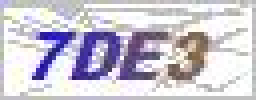
#> input picture 网络爬虫开发实战/5.验证码识别/code.jpg, 64 x 25 px (shown 4 times larger)
$ jupyter execute --allow-errors '1.图像验证码识别.ipynb'   (shell and % lines are left out)
#> lines starting #> are read from the running program, lines starting #| are printed output that depends on the picture; after the words box and inside, x2 and y2 are one past the last pixel; in counts of white or black regions, pixels touching at a corner belong together
[cell 1]
# 我们拿知网举例https://my.cnki.net/Register/CheckCode.aspx
# 首先安装tesseract，地址 https://github.com/tesseract-ocr/tesseract
# exe下载地址：https://github.com/UB-Mannheim/tesseract/wiki
# tesserocr模块可以直接到 https://github.com/simonflueckiger/tesserocr-windows_build/releases 下载
# 使用pip install tesserocr-2.5.2-cp37-cp37m-win_amd64.whl 来安装
# 安装对应的包

[cell 2]
import tesserocr
from PIL import Image

image = Image.open('code.jpg')
#> image is the input picture: PIL image 64x25 RGB; mean R, G, B 202.6, 198.3, 209.7
# 识别图片，如果提示没有test data那么就自己到安装目录把那个文件夹直接拷贝到python安装目录下
#> (the rest of this cell did not finish here and is left out)

[cell 3]
# 还有一个更简单的方法
print(tesserocr.file_to_text('code.jpg'))
#> (this line was passed over: tesserocr is not available in this run)

[cell 4]
# 为了提高正确率，我们可以转换一下灰度图像
image1 = image.convert('L')
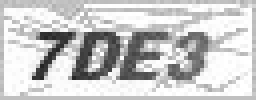
#> image1: PIL image 64x25 L (shown 4 times larger); min 35, max 255, mean 200.9
image1.show()

[cell 5]
# 也可以进行二值化处理
image1 = image.convert('1')
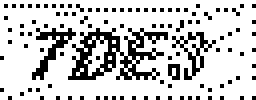
#> image1: PIL image 64x25 1 (shown 4 times larger); 78.9% white; black in thin lines or dots
image1.show()

[cell 6]
# 我们可以指定二值化的阈值
image1 = image.convert('L')
# 这里我们指定二值化的阈值
threshold = 80
table = []
for i in range(256):
    if i < threshold:
        table.append(0)
    else:
        table.append(1)

image1 = image1.point(table, '1')
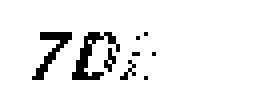
#> image1: PIL image 64x25 1 (shown 4 times larger); 93.1% white; black in thin lines or dots, all inside (x1, y1, x2, y2) = (8, 8, 39, 20)
image1.show()
